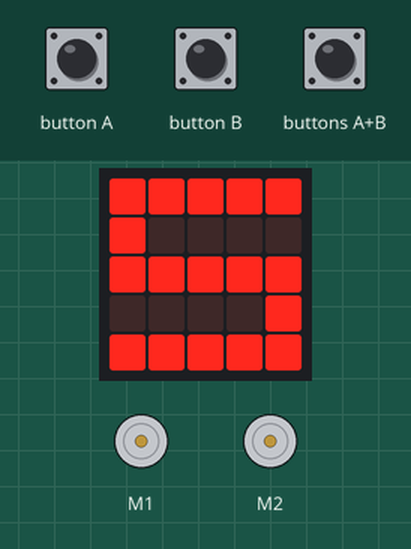
This program was run on a simulated BBC micro:bit (MakeCode). Parts: the board's 5×5 LED display, 2 × DC motor (green arrow = forward, orange = backward, longer = faster). The test bench sets the inputs (shaded band).

Above: at 1.6 s.
1.7 s: buttons A+B pressed for 0.15 s
At 2.6 s:
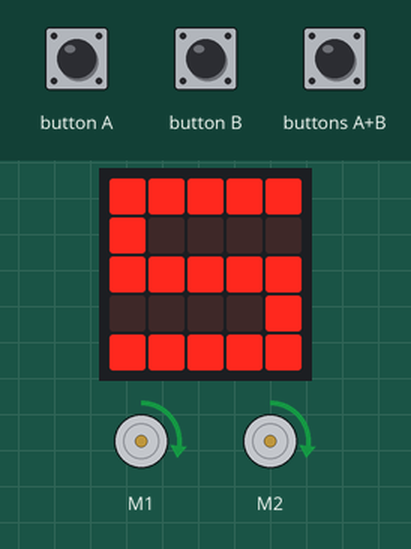
4.8 s: button A pressed for 0.15 s
At 5.6 s:
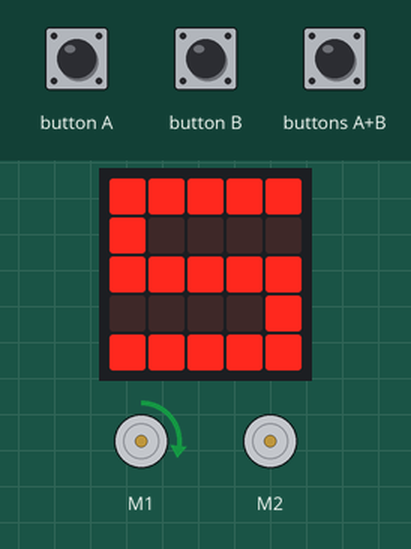
7.4 s: button B pressed for 0.15 s
At 8.3 s:
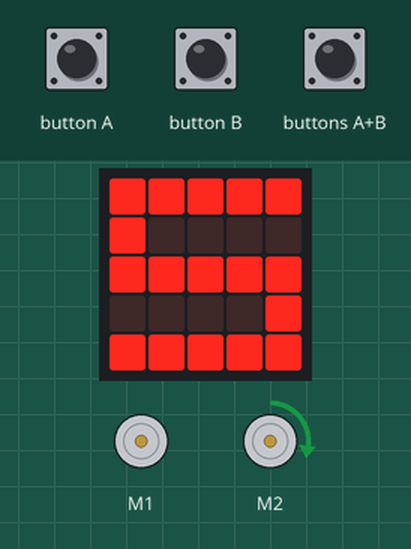
10.0 s: buttons A+B pressed for 1 s
At 12.8 s:
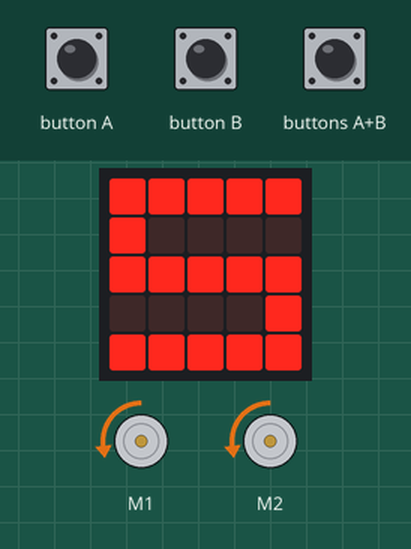
Timing chart, 0 to 14.5 s (numbered marks = the images above; inputs shaded):
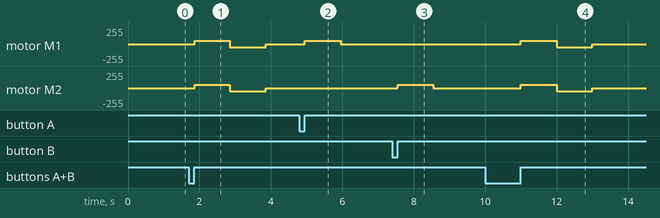

The program:

main.ts
```typescript
input.onButtonPressed(Button.A, function () {
    maqueen.motorRun(maqueen.Motors.M1, maqueen.Dir.CW, 50)
    maqueen.motorRun(maqueen.Motors.M2, maqueen.Dir.CW, 0)
    basic.pause(1000)
    maqueen.motorStop(maqueen.Motors.All)
})
input.onButtonPressed(Button.AB, function () {
    maqueen.motorRun(maqueen.Motors.All, maqueen.Dir.CW, 50)
    basic.pause(1000)
    maqueen.motorRun(maqueen.Motors.All, maqueen.Dir.CCW, 50)
    basic.pause(1000)
    maqueen.motorStop(maqueen.Motors.All)
})
input.onButtonPressed(Button.B, function () {
    maqueen.motorRun(maqueen.Motors.M1, maqueen.Dir.CW, 0)
    maqueen.motorRun(maqueen.Motors.M2, maqueen.Dir.CW, 50)
    basic.pause(1000)
    maqueen.motorStop(maqueen.Motors.All)
})
basic.showLeds(`
    # # # # #
    # . . . .
    # # # # #
    . . . . #
    # # # # #
    `)
```

test.ts
```typescript
// 테스트는 여기로 이동합니다; 이 패키지가 확장으로 사용될 때 컴파일되지 않을 것 입니다.
```

Measured:
- after the input at 1.7 s, motor M1, motor M2: stopped → forward 50/255 after 0.17 s, → backward 50/255 0.98 s later, → stopped 1.0 s later
- after the input at 4.8 s, motor M1: stopped → forward 50/255 after 0.15 s, → stopped 1.0 s later
- after the input at 7.4 s, motor M2: stopped → forward 50/255 after 0.15 s, → stopped 1.0 s later
- after the input at 10.0 s, motor M1, motor M2: stopped → forward 50/255 after 1.0 s, → backward 50/255 1.0 s later, → stopped 1.0 s later
